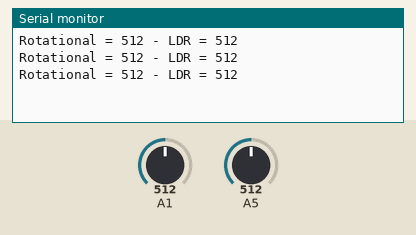
Recording of a sketch running on a simulated Arduino Uno, built with avr-gcc and run on an emulated ATmega328P. On the bench: the last lines printed to the serial monitor. The inputs (shaded band) are chosen by the test bench; at power-on: A1 = 512, A5 = 512.

Above: at 1.4 s.
1.5 s: A1 set to 716
At 2.4 s:
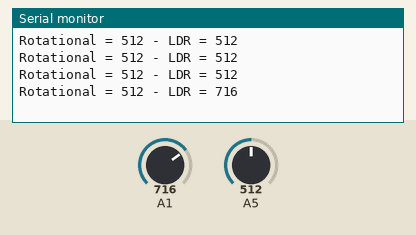
3.0 s: A5 set to 716
At 3.6 s:
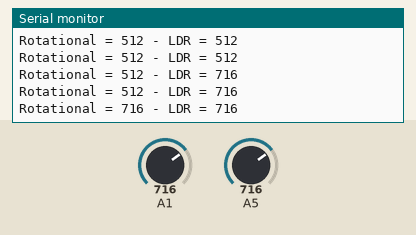
4.5 s: A1 set to 900
At 5.4 s:
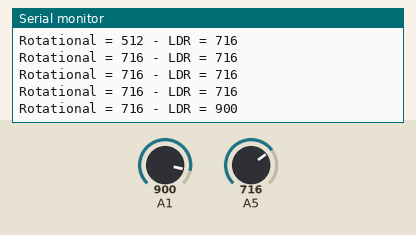
6.0 s: A5 set to 900
At 6.6 s:
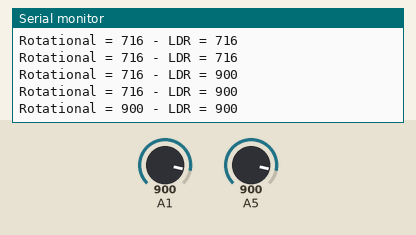
Timing chart, 0 to 8.5 s (numbered marks = the images above; inputs shaded):
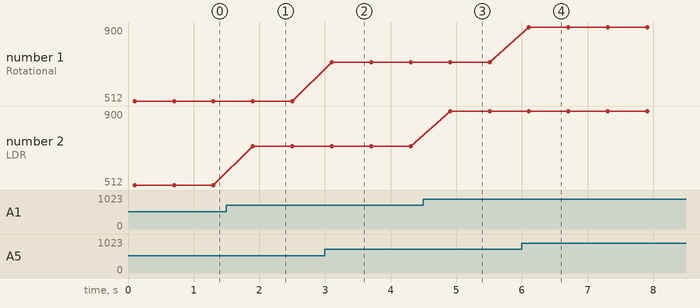

Measured:
- after the input at 1.5 s, the serial monitor: prints a new line after 0.40 s (image 1)
- after the input at 3.0 s, the serial monitor: prints a new line after 0.10 s (image 2)
- after the input at 4.5 s, the serial monitor: prints a new line after 0.41 s (image 3)
- after the input at 6.0 s, the serial monitor: prints a new line after 0.11 s (image 4)
- plotted number 2: 512 → 716 after the input at 1.5 s, 716 → 900 after the input at 4.5 s

The sketch:

lesson_6.ino
```cpp
/*
Lesson Six: connect the rotational brick to analogue pin 5, the
LDR brick to analogue pin 1, and the push button brick to digital pin
8.
*/
void setup()
{
Serial.begin(9600); // opens serial port, sets data rate
// to 9600 bps
}
int rotational = 0; // this stores the value from the
// rotational brick
int ldr = 0; // this stores the value from the LDR brick
void loop()
{
rotational = analogRead(5); // store value of rotational
// brick
ldr = analogRead(1); // store value of LDR brick
delay (100); // wait for 100 milliseconds
Serial.print("Rotational = "); // send information to the
// serial port
Serial.print(rotational);
Serial.print(" - LDR = ");
Serial.println(ldr);
delay(500); // wait half a second
}
```
